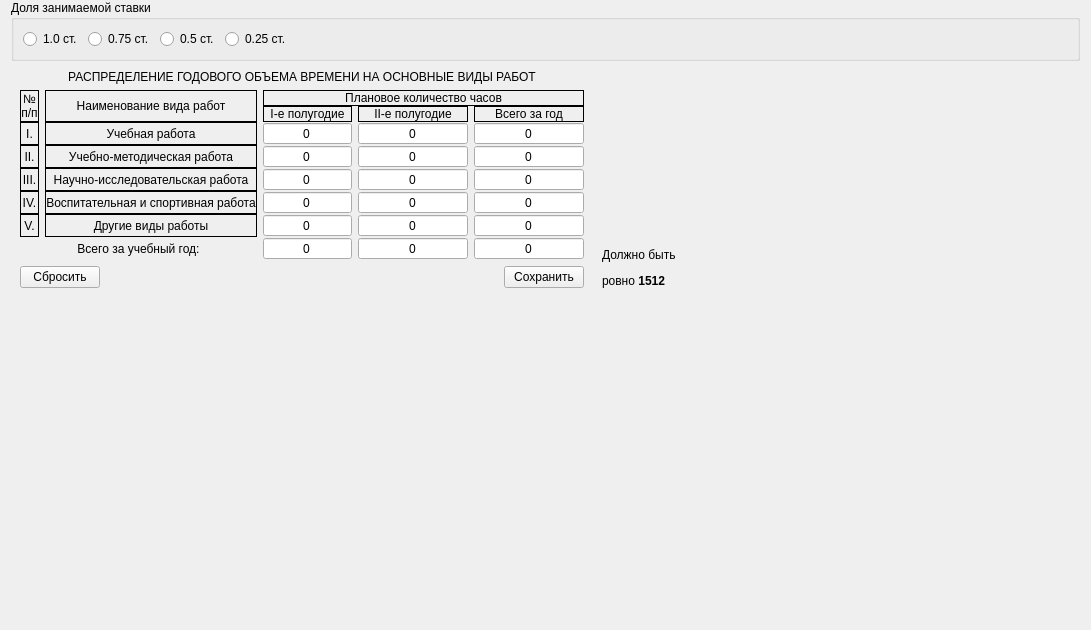
<?xml version="1.0" encoding="UTF-8"?>
<ui version="4.0">
 <class>FormTotalTime</class>
 <widget class="QWidget" name="FormTotalTime">
  <property name="geometry">
   <rect>
    <x>0</x>
    <y>0</y>
    <width>1091</width>
    <height>630</height>
   </rect>
  </property>
  <property name="windowTitle">
   <string>Form</string>
  </property>
  <layout class="QVBoxLayout" name="verticalLayout_5" stretch="0,0,0,1">
   <property name="spacing">
    <number>0</number>
   </property>
   <property name="topMargin">
    <number>0</number>
   </property>
   <item>
    <layout class="QHBoxLayout" name="horizontalLayout_4"/>
   </item>
   <item>
    <widget class="QGroupBox" name="groupBox_2">
     <property name="title">
      <string>Доля занимаемой ставки</string>
     </property>
     <layout class="QHBoxLayout" name="horizontalLayout_3">
      <item>
       <widget class="QRadioButton" name="rb_fullTime">
        <property name="text">
         <string>1.0 ст.</string>
        </property>
       </widget>
      </item>
      <item>
       <widget class="QRadioButton" name="rb_threeQuaters">
        <property name="text">
         <string>0.75 ст.</string>
        </property>
       </widget>
      </item>
      <item>
       <widget class="QRadioButton" name="rb_halfTime">
        <property name="text">
         <string>0.5 ст.</string>
        </property>
       </widget>
      </item>
      <item>
       <widget class="QRadioButton" name="rb_quaterTime">
        <property name="text">
         <string>0.25 ст.</string>
        </property>
       </widget>
      </item>
      <item>
       <spacer name="horizontalSpacer">
        <property name="orientation">
         <enum>Qt::Horizontal</enum>
        </property>
        <property name="sizeHint" stdset="0">
         <size>
          <width>40</width>
          <height>20</height>
         </size>
        </property>
       </spacer>
      </item>
     </layout>
    </widget>
   </item>
   <item>
    <layout class="QHBoxLayout" name="horizontalLayout_2" stretch="0,0,1">
     <item>
      <widget class="QWidget" name="w_table" native="true">
       <layout class="QVBoxLayout" name="verticalLayout_4">
        <item>
         <layout class="QVBoxLayout" name="verticalLayout_2">
          <item>
           <widget class="QLabel" name="label">
            <property name="text">
             <string>РАСПРЕДЕЛЕНИЕ ГОДОВОГО ОБЪЕМА ВРЕМЕНИ НА ОСНОВНЫЕ ВИДЫ РАБОТ</string>
            </property>
            <property name="alignment">
             <set>Qt::AlignCenter</set>
            </property>
           </widget>
          </item>
          <item>
           <layout class="QGridLayout" name="gridLayout" columnstretch="0,1,1,1,1" columnminimumwidth="0,0,0,0,0">
            <property name="sizeConstraint">
             <enum>QLayout::SetMaximumSize</enum>
            </property>
            <property name="verticalSpacing">
             <number>0</number>
            </property>
            <item row="0" column="0" rowspan="2">
             <widget class="QLabel" name="label_2">
              <property name="frameShape">
               <enum>QFrame::Panel</enum>
              </property>
              <property name="lineWidth">
               <number>1</number>
              </property>
              <property name="midLineWidth">
               <number>0</number>
              </property>
              <property name="text">
               <string>№
п/п</string>
              </property>
              <property name="alignment">
               <set>Qt::AlignCenter</set>
              </property>
             </widget>
            </item>
            <item row="0" column="1" rowspan="2">
             <widget class="QLabel" name="label_3">
              <property name="frameShape">
               <enum>QFrame::Panel</enum>
              </property>
              <property name="lineWidth">
               <number>1</number>
              </property>
              <property name="midLineWidth">
               <number>0</number>
              </property>
              <property name="text">
               <string>Наименование вида работ</string>
              </property>
              <property name="alignment">
               <set>Qt::AlignCenter</set>
              </property>
             </widget>
            </item>
            <item row="0" column="2" colspan="3">
             <widget class="QLabel" name="label_4">
              <property name="frameShape">
               <enum>QFrame::Panel</enum>
              </property>
              <property name="frameShadow">
               <enum>QFrame::Plain</enum>
              </property>
              <property name="lineWidth">
               <number>1</number>
              </property>
              <property name="midLineWidth">
               <number>0</number>
              </property>
              <property name="text">
               <string>Плановое количество часов</string>
              </property>
              <property name="alignment">
               <set>Qt::AlignCenter</set>
              </property>
             </widget>
            </item>
            <item row="1" column="2">
             <widget class="QLabel" name="label_5">
              <property name="frameShape">
               <enum>QFrame::Panel</enum>
              </property>
              <property name="frameShadow">
               <enum>QFrame::Plain</enum>
              </property>
              <property name="lineWidth">
               <number>1</number>
              </property>
              <property name="midLineWidth">
               <number>0</number>
              </property>
              <property name="text">
               <string>I-е полугодие</string>
              </property>
              <property name="alignment">
               <set>Qt::AlignCenter</set>
              </property>
             </widget>
            </item>
            <item row="1" column="3">
             <widget class="QLabel" name="label_6">
              <property name="minimumSize">
               <size>
                <width>110</width>
                <height>0</height>
               </size>
              </property>
              <property name="frameShape">
               <enum>QFrame::Panel</enum>
              </property>
              <property name="frameShadow">
               <enum>QFrame::Plain</enum>
              </property>
              <property name="lineWidth">
               <number>1</number>
              </property>
              <property name="midLineWidth">
               <number>0</number>
              </property>
              <property name="text">
               <string>II-е полугодие</string>
              </property>
              <property name="alignment">
               <set>Qt::AlignCenter</set>
              </property>
             </widget>
            </item>
            <item row="1" column="4">
             <widget class="QLabel" name="label_7">
              <property name="minimumSize">
               <size>
                <width>110</width>
                <height>0</height>
               </size>
              </property>
              <property name="frameShape">
               <enum>QFrame::Panel</enum>
              </property>
              <property name="frameShadow">
               <enum>QFrame::Plain</enum>
              </property>
              <property name="lineWidth">
               <number>1</number>
              </property>
              <property name="midLineWidth">
               <number>0</number>
              </property>
              <property name="text">
               <string>Всего за год</string>
              </property>
              <property name="alignment">
               <set>Qt::AlignCenter</set>
              </property>
             </widget>
            </item>
            <item row="2" column="0">
             <widget class="QLabel" name="label_9">
              <property name="frameShape">
               <enum>QFrame::Panel</enum>
              </property>
              <property name="lineWidth">
               <number>1</number>
              </property>
              <property name="midLineWidth">
               <number>0</number>
              </property>
              <property name="text">
               <string>I.</string>
              </property>
              <property name="alignment">
               <set>Qt::AlignCenter</set>
              </property>
             </widget>
            </item>
            <item row="2" column="1">
             <widget class="QLabel" name="label_8">
              <property name="frameShape">
               <enum>QFrame::Panel</enum>
              </property>
              <property name="lineWidth">
               <number>1</number>
              </property>
              <property name="midLineWidth">
               <number>0</number>
              </property>
              <property name="text">
               <string>Учебная работа</string>
              </property>
              <property name="alignment">
               <set>Qt::AlignCenter</set>
              </property>
             </widget>
            </item>
            <item row="2" column="2">
             <widget class="QSpinBox" name="sb_studyFirst">
              <property name="alignment">
               <set>Qt::AlignCenter</set>
              </property>
              <property name="buttonSymbols">
               <enum>QAbstractSpinBox::NoButtons</enum>
              </property>
              <property name="maximum">
               <number>1512</number>
              </property>
             </widget>
            </item>
            <item row="2" column="3">
             <widget class="QSpinBox" name="sb_studySecond">
              <property name="alignment">
               <set>Qt::AlignCenter</set>
              </property>
              <property name="buttonSymbols">
               <enum>QAbstractSpinBox::NoButtons</enum>
              </property>
              <property name="maximum">
               <number>1512</number>
              </property>
             </widget>
            </item>
            <item row="2" column="4">
             <widget class="QSpinBox" name="sb_studyYear">
              <property name="alignment">
               <set>Qt::AlignCenter</set>
              </property>
              <property name="readOnly">
               <bool>true</bool>
              </property>
              <property name="buttonSymbols">
               <enum>QAbstractSpinBox::NoButtons</enum>
              </property>
              <property name="maximum">
               <number>3000</number>
              </property>
             </widget>
            </item>
            <item row="3" column="0">
             <widget class="QLabel" name="label_10">
              <property name="frameShape">
               <enum>QFrame::Panel</enum>
              </property>
              <property name="lineWidth">
               <number>1</number>
              </property>
              <property name="midLineWidth">
               <number>0</number>
              </property>
              <property name="text">
               <string>II.</string>
              </property>
              <property name="alignment">
               <set>Qt::AlignCenter</set>
              </property>
             </widget>
            </item>
            <item row="3" column="1">
             <widget class="QLabel" name="label_11">
              <property name="frameShape">
               <enum>QFrame::Panel</enum>
              </property>
              <property name="lineWidth">
               <number>1</number>
              </property>
              <property name="midLineWidth">
               <number>0</number>
              </property>
              <property name="text">
               <string>Учебно-методическая работа</string>
              </property>
              <property name="alignment">
               <set>Qt::AlignCenter</set>
              </property>
             </widget>
            </item>
            <item row="3" column="2">
             <widget class="QSpinBox" name="sb_methodicFirst">
              <property name="alignment">
               <set>Qt::AlignCenter</set>
              </property>
              <property name="buttonSymbols">
               <enum>QAbstractSpinBox::NoButtons</enum>
              </property>
              <property name="maximum">
               <number>1512</number>
              </property>
             </widget>
            </item>
            <item row="3" column="3">
             <widget class="QSpinBox" name="sb_methodicSecond">
              <property name="alignment">
               <set>Qt::AlignCenter</set>
              </property>
              <property name="buttonSymbols">
               <enum>QAbstractSpinBox::NoButtons</enum>
              </property>
              <property name="maximum">
               <number>1512</number>
              </property>
             </widget>
            </item>
            <item row="3" column="4">
             <widget class="QSpinBox" name="sb_methodicYear">
              <property name="alignment">
               <set>Qt::AlignCenter</set>
              </property>
              <property name="readOnly">
               <bool>true</bool>
              </property>
              <property name="buttonSymbols">
               <enum>QAbstractSpinBox::NoButtons</enum>
              </property>
              <property name="maximum">
               <number>3000</number>
              </property>
             </widget>
            </item>
            <item row="4" column="0">
             <widget class="QLabel" name="label_13">
              <property name="frameShape">
               <enum>QFrame::Panel</enum>
              </property>
              <property name="lineWidth">
               <number>1</number>
              </property>
              <property name="midLineWidth">
               <number>0</number>
              </property>
              <property name="text">
               <string>III.</string>
              </property>
              <property name="alignment">
               <set>Qt::AlignCenter</set>
              </property>
             </widget>
            </item>
            <item row="4" column="1">
             <widget class="QLabel" name="label_12">
              <property name="frameShape">
               <enum>QFrame::Panel</enum>
              </property>
              <property name="lineWidth">
               <number>1</number>
              </property>
              <property name="midLineWidth">
               <number>0</number>
              </property>
              <property name="text">
               <string>Научно-исследовательская работа</string>
              </property>
              <property name="alignment">
               <set>Qt::AlignCenter</set>
              </property>
             </widget>
            </item>
            <item row="4" column="2">
             <widget class="QSpinBox" name="sb_searchingFirst">
              <property name="alignment">
               <set>Qt::AlignCenter</set>
              </property>
              <property name="buttonSymbols">
               <enum>QAbstractSpinBox::NoButtons</enum>
              </property>
              <property name="maximum">
               <number>1512</number>
              </property>
             </widget>
            </item>
            <item row="4" column="3">
             <widget class="QSpinBox" name="sb_searchingSecond">
              <property name="alignment">
               <set>Qt::AlignCenter</set>
              </property>
              <property name="buttonSymbols">
               <enum>QAbstractSpinBox::NoButtons</enum>
              </property>
              <property name="maximum">
               <number>1512</number>
              </property>
             </widget>
            </item>
            <item row="4" column="4">
             <widget class="QSpinBox" name="sb_searchingYear">
              <property name="alignment">
               <set>Qt::AlignCenter</set>
              </property>
              <property name="readOnly">
               <bool>true</bool>
              </property>
              <property name="buttonSymbols">
               <enum>QAbstractSpinBox::NoButtons</enum>
              </property>
              <property name="maximum">
               <number>3000</number>
              </property>
             </widget>
            </item>
            <item row="5" column="0">
             <widget class="QLabel" name="label_14">
              <property name="frameShape">
               <enum>QFrame::Panel</enum>
              </property>
              <property name="lineWidth">
               <number>1</number>
              </property>
              <property name="midLineWidth">
               <number>0</number>
              </property>
              <property name="text">
               <string>IV.</string>
              </property>
              <property name="alignment">
               <set>Qt::AlignCenter</set>
              </property>
             </widget>
            </item>
            <item row="5" column="1">
             <widget class="QLabel" name="label_15">
              <property name="frameShape">
               <enum>QFrame::Panel</enum>
              </property>
              <property name="lineWidth">
               <number>1</number>
              </property>
              <property name="midLineWidth">
               <number>0</number>
              </property>
              <property name="text">
               <string>Воспитательная и спортивная работа</string>
              </property>
              <property name="alignment">
               <set>Qt::AlignCenter</set>
              </property>
             </widget>
            </item>
            <item row="5" column="2">
             <widget class="QSpinBox" name="sb_sportFirst">
              <property name="alignment">
               <set>Qt::AlignCenter</set>
              </property>
              <property name="buttonSymbols">
               <enum>QAbstractSpinBox::NoButtons</enum>
              </property>
              <property name="maximum">
               <number>1512</number>
              </property>
             </widget>
            </item>
            <item row="5" column="3">
             <widget class="QSpinBox" name="sb_sportSecond">
              <property name="alignment">
               <set>Qt::AlignCenter</set>
              </property>
              <property name="buttonSymbols">
               <enum>QAbstractSpinBox::NoButtons</enum>
              </property>
              <property name="maximum">
               <number>1512</number>
              </property>
             </widget>
            </item>
            <item row="5" column="4">
             <widget class="QSpinBox" name="sb_sportYear">
              <property name="alignment">
               <set>Qt::AlignCenter</set>
              </property>
              <property name="readOnly">
               <bool>true</bool>
              </property>
              <property name="buttonSymbols">
               <enum>QAbstractSpinBox::NoButtons</enum>
              </property>
              <property name="maximum">
               <number>3000</number>
              </property>
             </widget>
            </item>
            <item row="6" column="0">
             <widget class="QLabel" name="label_16">
              <property name="frameShape">
               <enum>QFrame::Panel</enum>
              </property>
              <property name="lineWidth">
               <number>1</number>
              </property>
              <property name="midLineWidth">
               <number>0</number>
              </property>
              <property name="text">
               <string>V.</string>
              </property>
              <property name="alignment">
               <set>Qt::AlignCenter</set>
              </property>
             </widget>
            </item>
            <item row="6" column="1">
             <widget class="QLabel" name="label_17">
              <property name="frameShape">
               <enum>QFrame::Panel</enum>
              </property>
              <property name="lineWidth">
               <number>1</number>
              </property>
              <property name="midLineWidth">
               <number>0</number>
              </property>
              <property name="text">
               <string>Другие виды работы</string>
              </property>
              <property name="alignment">
               <set>Qt::AlignCenter</set>
              </property>
             </widget>
            </item>
            <item row="6" column="2">
             <widget class="QSpinBox" name="sb_otherFirst">
              <property name="alignment">
               <set>Qt::AlignCenter</set>
              </property>
              <property name="buttonSymbols">
               <enum>QAbstractSpinBox::NoButtons</enum>
              </property>
              <property name="maximum">
               <number>1512</number>
              </property>
             </widget>
            </item>
            <item row="6" column="3">
             <widget class="QSpinBox" name="sb_otherSecond">
              <property name="alignment">
               <set>Qt::AlignCenter</set>
              </property>
              <property name="buttonSymbols">
               <enum>QAbstractSpinBox::NoButtons</enum>
              </property>
              <property name="maximum">
               <number>1512</number>
              </property>
             </widget>
            </item>
            <item row="6" column="4">
             <widget class="QSpinBox" name="sb_otherYear">
              <property name="alignment">
               <set>Qt::AlignCenter</set>
              </property>
              <property name="readOnly">
               <bool>true</bool>
              </property>
              <property name="buttonSymbols">
               <enum>QAbstractSpinBox::NoButtons</enum>
              </property>
              <property name="maximum">
               <number>3000</number>
              </property>
             </widget>
            </item>
            <item row="7" column="0" colspan="2">
             <widget class="QLabel" name="label_18">
              <property name="text">
               <string>Всего за учебный год:</string>
              </property>
              <property name="alignment">
               <set>Qt::AlignCenter</set>
              </property>
             </widget>
            </item>
            <item row="7" column="2">
             <widget class="QSpinBox" name="sb_totalFirst">
              <property name="alignment">
               <set>Qt::AlignCenter</set>
              </property>
              <property name="readOnly">
               <bool>true</bool>
              </property>
              <property name="buttonSymbols">
               <enum>QAbstractSpinBox::NoButtons</enum>
              </property>
              <property name="maximum">
               <number>3000</number>
              </property>
             </widget>
            </item>
            <item row="7" column="3">
             <widget class="QSpinBox" name="sb_totalSecond">
              <property name="alignment">
               <set>Qt::AlignCenter</set>
              </property>
              <property name="readOnly">
               <bool>true</bool>
              </property>
              <property name="buttonSymbols">
               <enum>QAbstractSpinBox::NoButtons</enum>
              </property>
              <property name="maximum">
               <number>3000</number>
              </property>
             </widget>
            </item>
            <item row="7" column="4">
             <widget class="QSpinBox" name="sb_totalYear">
              <property name="alignment">
               <set>Qt::AlignCenter</set>
              </property>
              <property name="readOnly">
               <bool>true</bool>
              </property>
              <property name="buttonSymbols">
               <enum>QAbstractSpinBox::NoButtons</enum>
              </property>
              <property name="maximum">
               <number>5000</number>
              </property>
             </widget>
            </item>
           </layout>
          </item>
          <item>
           <widget class="QWidget" name="w_contlorBtns" native="true">
            <layout class="QHBoxLayout" name="horizontalLayout">
             <property name="leftMargin">
              <number>0</number>
             </property>
             <property name="topMargin">
              <number>0</number>
             </property>
             <property name="rightMargin">
              <number>0</number>
             </property>
             <property name="bottomMargin">
              <number>0</number>
             </property>
             <item>
              <widget class="QPushButton" name="btn_reset">
               <property name="text">
                <string>Сбросить</string>
               </property>
              </widget>
             </item>
             <item>
              <spacer name="horizontalSpacer_3">
               <property name="orientation">
                <enum>Qt::Horizontal</enum>
               </property>
               <property name="sizeHint" stdset="0">
                <size>
                 <width>398</width>
                 <height>20</height>
                </size>
               </property>
              </spacer>
             </item>
             <item>
              <widget class="QPushButton" name="btn_save">
               <property name="text">
                <string>Сохранить</string>
               </property>
              </widget>
             </item>
            </layout>
           </widget>
          </item>
         </layout>
        </item>
       </layout>
      </widget>
     </item>
     <item>
      <layout class="QVBoxLayout" name="verticalLayout_3">
       <item>
        <spacer name="verticalSpacer_3">
         <property name="orientation">
          <enum>Qt::Vertical</enum>
         </property>
         <property name="sizeHint" stdset="0">
          <size>
           <width>20</width>
           <height>40</height>
          </size>
         </property>
        </spacer>
       </item>
       <item>
        <widget class="QWidget" name="w_totalInput" native="true">
         <layout class="QVBoxLayout" name="verticalLayout">
          <item>
           <spacer name="verticalSpacer_2">
            <property name="orientation">
             <enum>Qt::Vertical</enum>
            </property>
            <property name="sizeHint" stdset="0">
             <size>
              <width>20</width>
              <height>58</height>
             </size>
            </property>
           </spacer>
          </item>
          <item>
           <widget class="QLabel" name="label_19">
            <property name="text">
             <string>&lt;html&gt;&lt;head/&gt;&lt;body&gt;&lt;p&gt;Должно быть&lt;/p&gt;&lt;p&gt;ровно &lt;span style=&quot; font-weight:700;&quot;&gt;1512&lt;/span&gt;&lt;/p&gt;&lt;/body&gt;&lt;/html&gt;</string>
            </property>
           </widget>
          </item>
         </layout>
        </widget>
       </item>
      </layout>
     </item>
     <item>
      <spacer name="horizontalSpacer_2">
       <property name="orientation">
        <enum>Qt::Horizontal</enum>
       </property>
       <property name="sizeHint" stdset="0">
        <size>
         <width>40</width>
         <height>20</height>
        </size>
       </property>
      </spacer>
     </item>
    </layout>
   </item>
   <item>
    <spacer name="verticalSpacer">
     <property name="orientation">
      <enum>Qt::Vertical</enum>
     </property>
     <property name="sizeHint" stdset="0">
      <size>
       <width>20</width>
       <height>40</height>
      </size>
     </property>
    </spacer>
   </item>
  </layout>
 </widget>
 <resources/>
 <connections/>
</ui>
